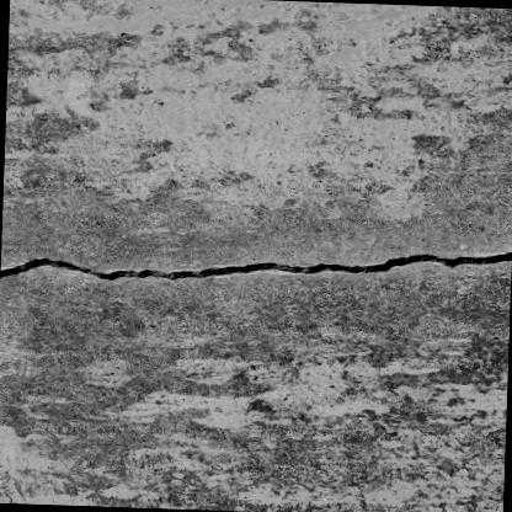
#> input picture data/yolo_crack_seg_from_gan_B600/images/train/B_0020.png, 512 x 512 px, given as the content of the folder data/crack_only_gray_A300_B600/train/B, which was not available
$ python export_yolo_seg_from_gan_dataset.py
#> lines starting #> are read from the running program, lines starting #| are printed output that depends on the picture; after the words box and inside, x2 and y2 are one past the last pixel; in counts of white or black regions, pixels touching at a corner belong together; pictures that were not available may be replaced by others from this repository, and a replacement may not be noted
"""Export a crack-only GAN B/mask dataset to YOLO segmentation format."""
from __future__ import annotations

import argparse
import random
import shutil
from pathlib import Path

import cv2
from PIL import Image


IMG_EXTS = {".jpg", ".jpeg", ".png", ".bmp", ".webp", ".tif", ".tiff"}


def iter_images(path: Path) -> list[Path]:
    return sorted(p for p in path.iterdir() if p.is_file() and p.suffix.lower() in IMG_EXTS)


def mask_to_polygons(mask_path: Path, width: int, height: int, min_area: int, epsilon: float) -> list[list[float]]:
    mask = cv2.imread(str(mask_path), cv2.IMREAD_GRAYSCALE)
    if mask is None:
        return []
    if mask.shape[:2] != (height, width):
        mask = cv2.resize(mask, (width, height), interpolation=cv2.INTER_NEAREST)
    _, binary = cv2.threshold(mask, 1, 255, cv2.THRESH_BINARY)
    contours, _ = cv2.findContours(binary, cv2.RETR_EXTERNAL, cv2.CHAIN_APPROX_SIMPLE)
    polygons: list[list[float]] = []
    for contour in contours:
        if cv2.contourArea(contour) < min_area:
            continue
        approx = cv2.approxPolyDP(contour, epsilon, True).reshape(-1, 2)
        if len(approx) < 3:
            continue
        coords: list[float] = []
        for x, y in approx:
            coords.extend([
                max(0.0, min(1.0, float(x) / width)),
                max(0.0, min(1.0, float(y) / height)),
            ])
        polygons.append(coords)
    return polygons


def main() -> int:
    parser = argparse.ArgumentParser()
    parser.add_argument("--dataset-root", type=Path, default=Path("data/crack_only_gray_A300_B600"))
    parser.add_argument("--out-root", type=Path, default=Path("data/yolo_crack_seg_from_gan_B600"))
    parser.add_argument("--val-ratio", type=float, default=0.15)
    parser.add_argument("--seed", type=int, default=42)
    parser.add_argument("--min-area", type=int, default=20)
    parser.add_argument("--epsilon", type=float, default=1.2)
    args = parser.parse_args()

    image_dir = args.dataset_root / "train/B"
    mask_dir = args.dataset_root / "train/mask"
    pairs = []
    for image_path in iter_images(image_dir):
        candidates = [
            mask_dir / f"{image_path.stem}.png",
            mask_dir / f"{image_path.stem}.jpg",
            mask_dir / image_path.name,
        ]
        mask_path = next((p for p in candidates if p.exists()), None)
        if mask_path is not None:
            pairs.append((image_path, mask_path))

    rng = random.Random(args.seed)
    rng.shuffle(pairs)
    val_count = int(round(len(pairs) * args.val_ratio))
    val_indices = set(range(val_count))

    if args.out_root.exists():
        shutil.rmtree(args.out_root)
    for split in ["train", "val"]:
        (args.out_root / "images" / split).mkdir(parents=True, exist_ok=True)
        (args.out_root / "labels" / split).mkdir(parents=True, exist_ok=True)

    exported = 0
    skipped = 0
    for idx, (image_path, mask_path) in enumerate(pairs):
        with Image.open(image_path) as im:
#> im is the input picture: PIL image 512x512 RGB; min 0, max 219, mean 120.3
            width, height = im.size
#> width = 512; height = 512
        polygons = mask_to_polygons(mask_path, width, height, args.min_area, args.epsilon)
#> in mask_to_polygons, `_, binary = cv2.threshold(mask, 1, 255, cv2.THRESH_BINARY)`:
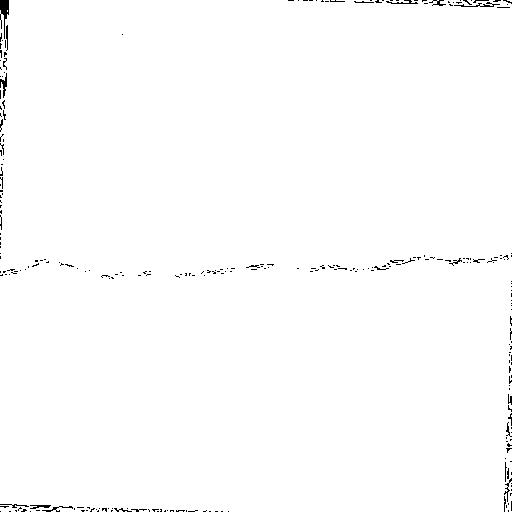
#> binary: shape (512, 512); 99.2% white; black in thin lines or dots
#> in mask_to_polygons, `contours, _ = cv2.findContours(binary, cv2.RETR_EXTERNAL, cv2.CHAIN_AP..`: contours = 9 contours, 8 with area under 20; largest, box (x1, y1, x2, y2) and area: (0, 0, 512, 512) 259744
#> the loop in mask_to_polygons, `for contour in contours:` made 9 passes
#> contour on passes 1, 2, 3, 4, 5, 6, 8: [[179, 511], [182, 511]], [[171, 511], [172, 511]], [[125, 511], [126, 511]], [[511, 415], [511, 416]], [[511, 320], [511, 322]], [[7, 10], [7, 11]], [[331, 0], [334, 0]]
#> after the loop in mask_to_polygons, `for contour in contours:`: polygons = 1 item
#> polygons = 1 item
        if not polygons:
            skipped += 1
            continue
        split = "val" if idx in val_indices else "train"
        out_img = args.out_root / "images" / split / image_path.name
        out_lbl = args.out_root / "labels" / split / f"{image_path.stem}.txt"
        shutil.copy2(image_path, out_img)
        lines = ["0 " + " ".join(f"{v:.6f}" for v in polygon) for polygon in polygons]
        out_lbl.write_text("\n".join(lines) + "\n", encoding="utf-8")
        exported += 1

    yaml_text = "path: .\ntrain: images/train\nval: images/val\nnames:\n  0: crack\n"
    (args.out_root / "data.yaml").write_text(yaml_text, encoding="utf-8")
    print(f"pairs={len(pairs)}")
    print(f"exported={exported}")
    print(f"skipped={skipped}")
    print(f"YOLO_ROOT={args.out_root}")
    print(f"DATA_YAML={args.out_root / 'data.yaml'}")
    return 0


if __name__ == "__main__":
    raise SystemExit(main())
#> (the program exits here)

$ run again, on data/yolo_crack_seg_from_gan_B600/images/val/B_0016.png
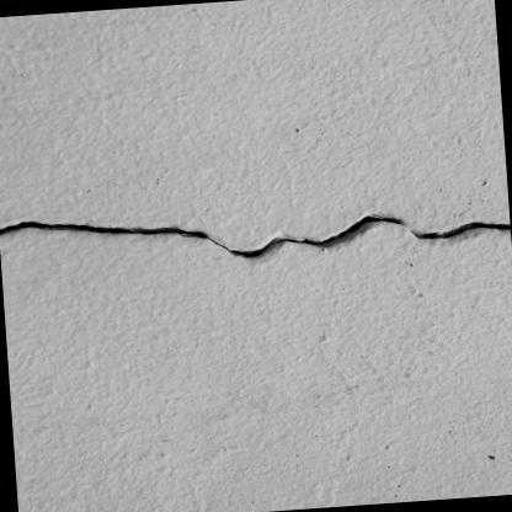
#> input picture data/yolo_crack_seg_from_gan_B600/images/val/B_0016.png, 512 x 512 px, given as the content of the folder data/crack_only_gray_A300_B600/train/B, which was not available
#> in main, im is the input picture: PIL image 512x512 RGB; min 0, max 224, mean 167.6
#> in mask_to_polygons, `_, binary = cv2.threshold(mask, 1, 255, cv2.THRESH_BINARY)`:
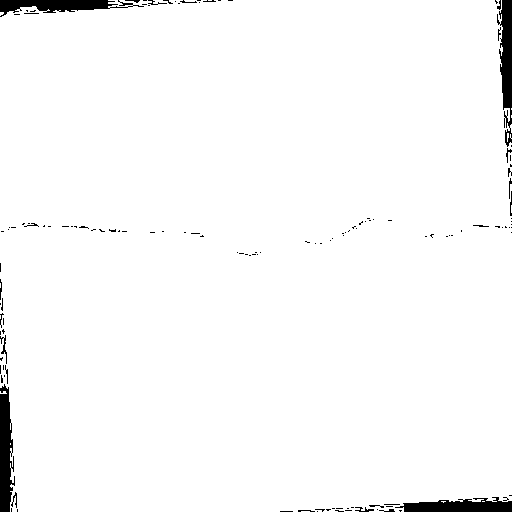
#> binary: shape (512, 512); 97.7% white; 134 black regions (112 under 20 px)
#> contours = 15 contours, 14 with area under 20; largest, box (x1, y1, x2, y2) and area: (0, 0, 512, 512) 255308
#> the loop in mask_to_polygons, `for contour in contours:` made 15 passes
#> contour on passes 1, 2, 4, 6, 7, 8, 9, 11: [[301, 511], [309, 511]], [[482, 501], [484, 501]], [[10, 443], [10, 444]], [[0, 315], [0, 318]], [[0, 283], [0, 287]], [[511, 205], [511, 212]], [[510, 134], [510, 137], [511, 138], [510, 137]], [[511, 115], [511, 117]]
#> after the loop in mask_to_polygons, `for contour in contours:`: polygons = 1 item
